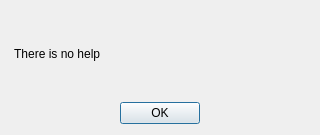
<?xml version="1.0" encoding="UTF-8"?>
<ui version="4.0">
 <class>helpDialog</class>
 <widget class="QDialog" name="helpDialog">
  <property name="geometry">
   <rect>
    <x>0</x>
    <y>0</y>
    <width>320</width>
    <height>135</height>
   </rect>
  </property>
  <property name="minimumSize">
   <size>
    <width>320</width>
    <height>135</height>
   </size>
  </property>
  <property name="maximumSize">
   <size>
    <width>320</width>
    <height>135</height>
   </size>
  </property>
  <property name="windowTitle">
   <string>Dialog</string>
  </property>
  <layout class="QVBoxLayout" name="verticalLayout_2">
   <item>
    <widget class="QLabel" name="label">
     <property name="text">
      <string> There is no help</string>
     </property>
    </widget>
   </item>
   <item>
    <layout class="QVBoxLayout" name="verticalLayout">
     <item>
      <layout class="QHBoxLayout" name="horizontalLayout">
       <item>
        <widget class="QDialogButtonBox" name="okButton">
         <property name="standardButtons">
          <set>QDialogButtonBox::Ok</set>
         </property>
         <property name="centerButtons">
          <bool>true</bool>
         </property>
        </widget>
       </item>
      </layout>
     </item>
    </layout>
   </item>
  </layout>
 </widget>
 <resources/>
 <connections>
  <connection>
   <sender>okButton</sender>
   <signal>accepted()</signal>
   <receiver>helpDialog</receiver>
   <slot>accept()</slot>
   <hints>
    <hint type="sourcelabel">
     <x>162</x>
     <y>103</y>
    </hint>
    <hint type="destinationlabel">
     <x>162</x>
     <y>148</y>
    </hint>
   </hints>
  </connection>
 </connections>
</ui>
